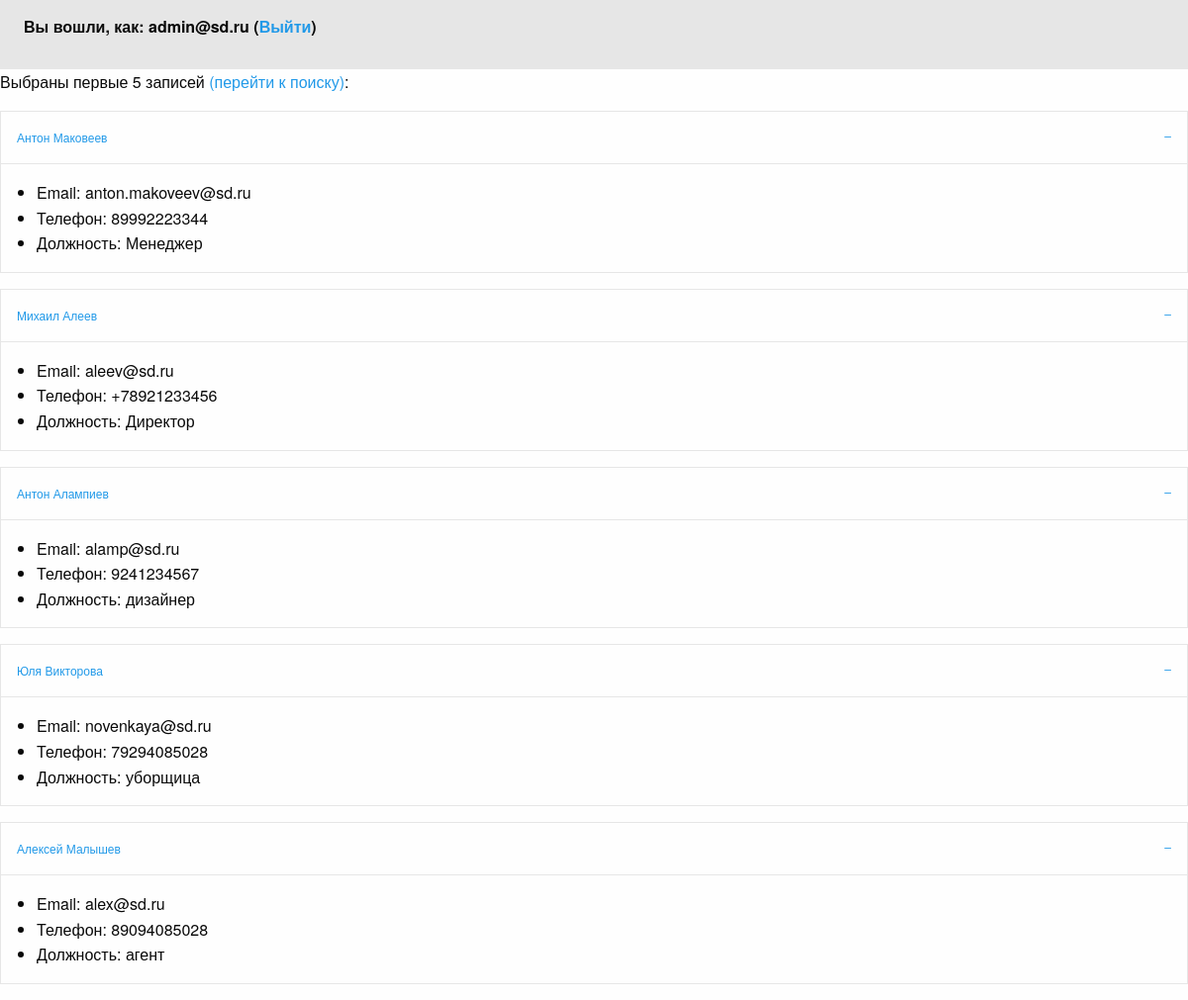
The app's page / (signed in) with its own data.
### mainpage/models.py (models this page shows, shortened)
class StaffWorker(models.Model):
		WorkerName = models.CharField('Имя',max_length = 25)
		WorkerSecondName = models.CharField('Фамилия',max_length = 25)
		WorkerEmail = models.CharField('Почта',max_length = 25)
		WorkerMobile = models.CharField('Телефон',max_length = 25)
		WorkerPost = models.CharField('Должность',max_length = 25)

### mainpage/views.py (the view)
# urls.py: url(r'^$', views.index),
@login_required(login_url='/authpage/')
def index(request):
    worker_list = StaffWorker.objects.all()[:5]
    context = {'worker_list':worker_list, 'username':request.user.username}
    return render(request, 'index.html', context)

### mainpage/templates/index.html
{% extends 'main.html' %}
{% block mainpage %}
{% if worker_list %}
<p>Выбраны первые 5 записей <a href="/mainpage/searchingpage/">(перейти к поиску)</a>: </p>
{% for worker in worker_list %}
                  <ul class="accordion" data-accordion data-allow-all-closed="true" data-multi-expand="true">
                      <li class="accordion-item is-active" data-accordion-item>
                          <a href="#" class="accordion-title">{{worker.WorkerName}} {{worker.WorkerSecondName}}</a>
                          <div class="accordion-content" data-tab-content>
                              <ul>
                                  <li>Email: {{worker.WorkerEmail}}</li>
                                  <li>Телефон: {{worker.WorkerMobile}}</li>
                                  <li>Должность: {{worker.WorkerPost}}</li>
                              </ul>
                          </div>
                      </li>
                  </ul>
{% endfor %}
        {% else %}
                 <h1>Нет данных для отображения!</h1>
        {% endif %}
{% endblock %}

### templates/main.html (shortened to what this page needs)
{% load staticfiles %}
<!DOCTYPE html>
<html>
    <link rel="stylesheet" type="text/css" href="{% static "static/css/foundation.css" %}">
    <link rel="stylesheet" href="https://cdnjs.cloudflare.com/ajax/libs/motion-ui/1.1.1/motion-ui.min.css" />
</head>
<body>
<div class="top-bar">
         {% if username %}
           <p class="menu-text">Вы вошли, как: {{ username }} (<a href="/authpage/logout/">Выйти</a>) </p>
         {% else %}
           <p class="menu-text">Вы не авторизованы:<p>
         {% endif %}
</div>
<div class="row">
    {% block mainpage %}{% endblock %}
</div>
</body>
</html>

### records on screen
StaffWorker: WorkerName "Антон", WorkerSecondName "Маковеев", WorkerEmail "anton.makoveev@sd.ru", WorkerMobile "89992223344", WorkerPost "Менеджер"
StaffWorker: WorkerName "Михаил", WorkerSecondName "Алеев", WorkerEmail "aleev@sd.ru", WorkerMobile "+78921233456", WorkerPost "Директор"
StaffWorker: WorkerName "Антон", WorkerSecondName "Алампиев", WorkerEmail "alamp@sd.ru", WorkerMobile "9241234567", WorkerPost "дизайнер"
StaffWorker: WorkerName "Юля", WorkerSecondName "Викторова", WorkerEmail "novenkaya@sd.ru", WorkerMobile "79294085028", WorkerPost "уборщица"
StaffWorker: WorkerName "Алексей", WorkerSecondName "Малышев", WorkerEmail "alex@sd.ru", WorkerMobile "89094085028", WorkerPost "агент"

### other values on screen
{{ username }} "admin@sd.ru"
